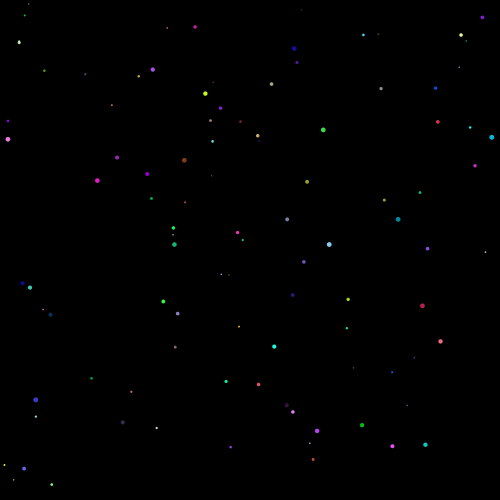
Frame 1 (no input)
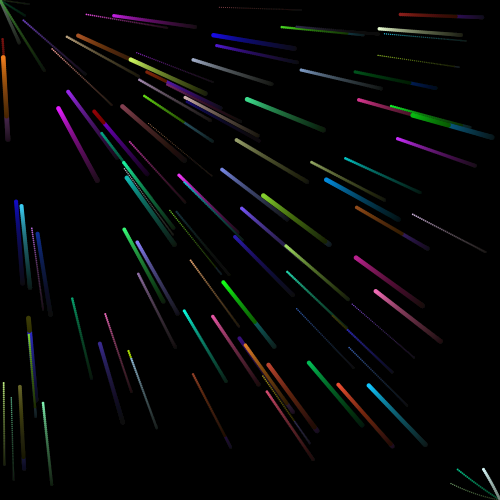
Frame 60 (the mouse pressed at the canvas centre just before this capture)
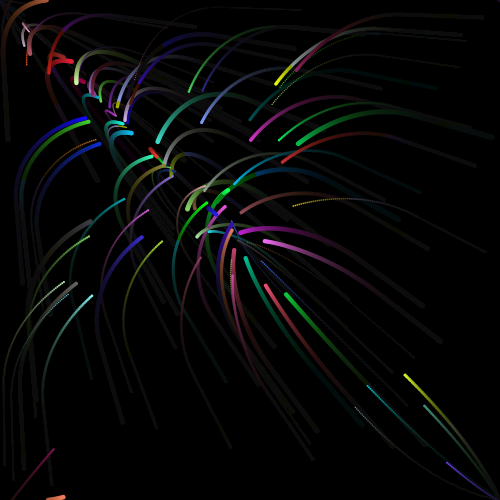
Frame 120 (the mouse held since frame 60 and released just before this capture)

The Processing sketch that drew these frames (run headless with seeded random() and noise(); from frame 60 on, the mouse is pressed at the canvas centre):

// Processing sketch: accelerationSouris_premierAttracteur
// ── accelerationSouris_premierAttracteur.pde
//PVector : acceleration en fonction de la souris (attracteur)

Walker[] myWalker;
int nbWalker;

void setup()
{
  size(500, 500, JAVA2D);
  smooth();
  nbWalker = 100;
  myWalker = new Walker[nbWalker];
  for (int i=0; i<nbWalker; i++)
  {
    myWalker[i] = new Walker();
  }
  background(0);
}

void draw()
{
  fill(0, 10);
  noStroke();
  rect(0, 0, width, height);

  for (int i=0; i<nbWalker; i++)
  {
    myWalker[i].walk();
    myWalker[i].display();
  }
}


// ── walker.pde
class Walker
{
  PVector location; //position
  PVector velocity; //direction - vitesse
  PVector acceleration; // acceleration de l'objet
  float limite;
  float taille; 
  color c;



  Walker()
  {
     location = new PVector(random(width), random(height));
     velocity = new PVector(0, 0);
     acceleration = new PVector(0.0, 0);
     limite = 2;
     taille = random(1, 5);
     c = color(random(255), random(255), random(255));
  }

  void walk()
  {   
    PVector mouse = new PVector(mouseX, mouseY);
    mouse.sub(location);
    mouse.normalize();
    mouse.mult(0.05);
    /* Dans P2.08
     mouse.setMag(0.5);
     */
     acceleration = mouse;

     velocity.add( acceleration);
     location.add( velocity); //ce qui revient à remplacer  x =  x+ vx et  y =  y+ vy;
     velocity.limit( limite);

    //println(" acceleration : "+ acceleration);
    //println(" velocity : "+ velocity);

    if (location.x>width)// || location.x<0)
    {
      location.x = 0;
    }
    if (location.x<0)// || location.x<0)
    {
      location.x = width;
    }
    if (location.y>height)// || location.y<0)
    {
      location.y = 0;
    }
    if (location.y<0)// || location.y<0)
    {
      location.y = height;
    }
  }

  void colorChanging()
  {
     c ++;
  }

  void display()
  {
    colorChanging();
    noStroke();
    fill(c);
    ellipse(location.x, location.y, taille, taille);
  }
}
